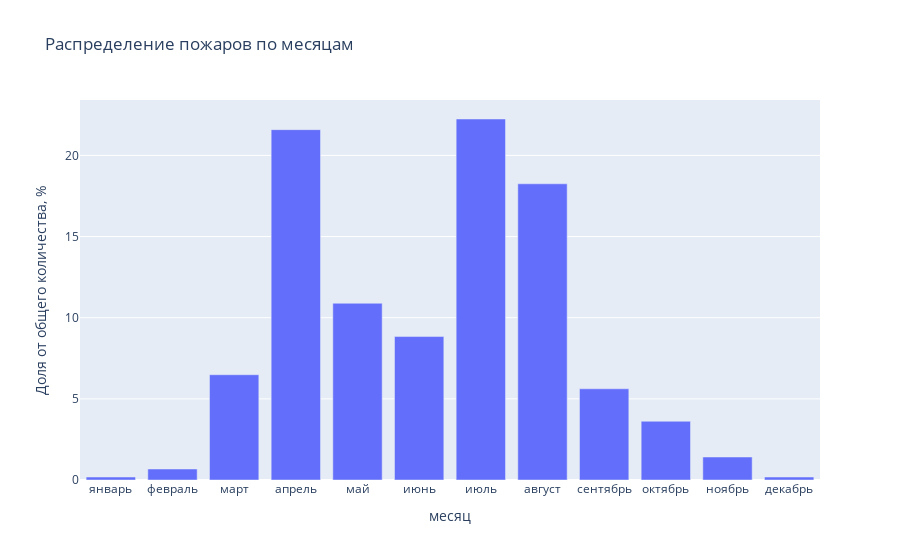

This figure's notebook cell:
### Markdown cell above
# Распределение пожаров по месяцам

### Code cell
month = {
    1: 'январь',
    2: 'февраль',
    3: 'март',
    4: 'апрель',
    5: 'май',
    6: 'июнь',
    7: 'июль',
    8: 'август',
    9: 'сентябрь',
    10: 'октябрь',
    11: 'ноябрь',
    12: 'декабрь'
}

def transform_month(x):
    return month[x]


wildfire_by_month = thermopoints['месяц'].value_counts().reset_index()
wildfire_by_month = wildfire_by_month.sort_values(by='месяц')
wildfire_by_month['Доля от общего количества, %'] = wildfire_by_month['count'] / thermopoints.shape[0] * 100
wildfire_by_month['месяц'] = wildfire_by_month['месяц'].apply(transform_month)

fig = px.bar(wildfire_by_month, x='месяц', y='Доля от общего количества, %',
             title='Распределение пожаров по месяцам')
fig.show()
fig.write_image('img/распределение месяцы.jpg')

### Figure 1 — Plotly figure (JSON) as saved in the notebook; plotly's stock layout.template omitted (floating-point values rounded to 4 significant figures)
{"data": [{"alignmentgroup": "True", "hovertemplate": "месяц=%{x}<br>Доля от общего количества, %=%{y}<extra></extra>", "legendgroup": "", "marker": {"color": "#636efa", "pattern": {"shape": ""}}, "name": "", "offsetgroup": "", "orientation": "v", "showlegend": false, "textposition": "auto", "type": "bar", "x": ["январь", "февраль", "март", "апрель", "май", "июнь", "июль", "август", "сентябрь", "октябрь", "ноябрь", "декабрь"], "xaxis": "x", "y": [0.1816, 0.6775, 6.487, 21.59, 10.89, 8.839, 22.24, 18.25, 5.62, 3.62, 1.417, 0.1819], "yaxis": "y"}], "layout": {"barmode": "relative", "legend": {"tracegroupgap": 0}, "title": {"text": "Распределение пожаров по месяцам"}, "xaxis": {"anchor": "y", "domain": [0, 1], "title": {"text": "месяц"}}, "yaxis": {"anchor": "x", "domain": [0, 1], "title": {"text": "Доля от общего количества, %"}}}}
